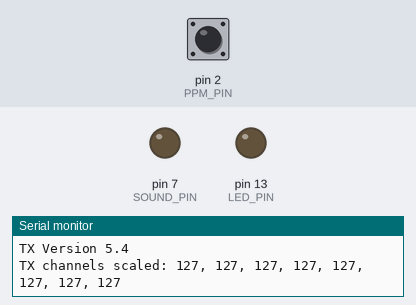
Simulated run of this sketch. Board: Arduino Leonardo, built with avr-gcc and run on an emulated ATmega32U4. Parts: output pins drawn as LEDs (lit = HIGH), the last lines printed to the serial monitor. Inputs (shaded band) come from the test bench; at power-on: pin 2 (PPM_PIN) HIGH.

Above: at 1.2 s.
1.3 s: pin 2 (PPM_PIN) pulled LOW for 0.15 s
At 2.2 s:
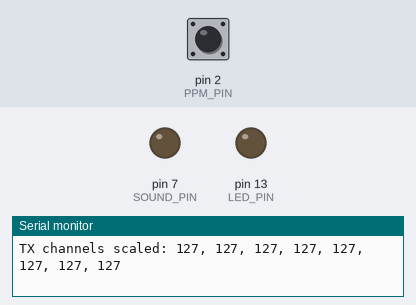
3.0 s: pin 2 (PPM_PIN) pulled LOW for 3.2 s
At 7.7 s:
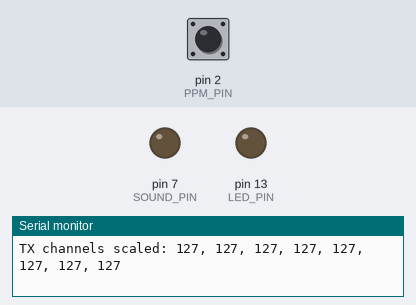
Timing chart, 0 to 9.2 s (numbered marks = the images above; inputs shaded):
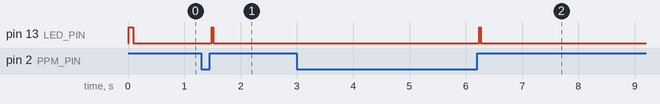

Measured:
- after the input at 1.3 s, pin 13 (LED_PIN): LOW → HIGH after 0.19 s, → LOW 0.03 s later
- after the input at 3.0 s, pin 13 (LED_PIN): LOW → HIGH after 3.2 s, → LOW 0.03 s later

The sketch:

Radiometrix_TX_AI-5.4.ino
```cpp
// TX_Radio_27MHz_Balanced.ino
// Arduino Nano Every transmitter sketch with 4-of-8 balanced encoding.
// PPM input on D2, hardware UART Serial1 -> Radiometrix TX
// USB Serial at 2400 for debug

/*

***********************************************************************************************
  Revisions:
  Date        rev,    who      what
  Jan 23      1.3     DF        Reduce baud rate to 300
  Jan 23      1.7     DF        Single servo channel and data filter for testing
  Feb 13      2.7     DF        Use test data
  Feb 15      2.8     DF        Manchester encoding used
  Feb 21      3.0     DF        Now working on the bench with 6 servo channels and failsafes.
  Mar 3       3.1     DF        Put in timer and debug at Jonathan's suggestion.
  Mar 7       3.2     DF        Cleaned up code and put Failsafe in based on TX ID code
  Jun 3       4.0     DF        Revisited stick mapping. (Had problems with no stick output.) Not very satisfactory still - glitches!
  Oct 10      AI-4.2  DF        Successfully used Chat-GPT to replace Manchester Encoding with Radiometrix recommended methods via UART
  Oct 25      AI-5.4  DF        Working version with failsafe and servos. Range just about OK. (15m collapsed telescopic. 50m extended telescopic.Both TX and RX use Schuckman antennae matching units.)
  Oct 26      AI-5.4  DF        Baud rate dropped to 2400 - this doubled the range. (50m collapsed, 100m+ extended)
  Nov  1      AI-5.4  DF        Too much latency. Trying 4800 Baud
  Nov 18      AI-5.4  DF        Tested in Pioneer model sub at Windermere MBC pond. Worked well at about 20m range. Latency OK.

  Chat GPT Brief:      Radio-control at 27 MHz using Radiometrix modules

Please provide code for an Arduino Nano Every. One operating as a Transmitter(TX) and one as a receiver(RX).

The input data is from a transmitter PPM stream for 8 channels on pin D2.
The RX should output standard PWM servo outputs for 8 servo channels on pins D5 to D12
Nano Every Serial and Serial1 USB data at 2400 Baud.

Use a hardware UART (rs232 type asynchronous interface) and fulfil all the requirements of the link.
The data is sent in a burst, or packet, comprising of: [preamble] [uart ‘start’ byte] [framing bytes] [data ‘payload’] [checksum] Characters must be sent continuously, start bit to stop bit without gaps (or the mark:space ratio will become unpredictable)
Assuming 1+8+1 (one start, 8 data, 1 stop) format, a sequence of 55 hex (ascii U) characters provides a square wave preamble.
After the transmitter is turned on, a stream of these preamble bytes must be sent for 20mS, An FF hex byte must immediately follow the preamble, so the UART can frame on an identifiable start bit.
To maintain DC balance, a 00h byte must follow the FF hex.

Framing data for transmitter and  receiver waits for are AA hex 99 hex and  CC hex.
To avoid false triggering of the decoder, at lease 3-4 bytes of framing data will be necessary.

A checksum should be added to the data packet, as an extra precaution against spurious triggering.


Data sent continuously, no gaps, to preserve mark:space ratio.


Flashes onboard LED on TX and RX when a valid packet is encoded or decoded.
Print TX input data and RX output data. Print RSSI (from pin A0 )once every second for RX.

To maintain mark:space balance, please use data encoding for RX and TX, by using only those characters with an equal number of ones and zeros in them.
Of the 256 possible 8 bit codes, 70 contain 4 ones & 4 zeros. Omitting 0Fh, F0h, 3Ch and C3h (worst case ‘four ones in a row’ bit sequences) leaves 66 usable codes per byte, which allows six bits of actual data to be coded into each transmitted byte.

  Hardware connections#
  - For TX , connect TX power at 9 volts to VIN on Arduino
  - For TX , use pin D2 as ppm input from TX
  - For TX , use pin TX for the serial output to the Radiometrix module through a 120 k ohm resistor to protect input
  - For TX , 5v sounder on pin D7 - if used
  - For TX , Transmitter output voltage to VIN on Nano
  - For TX , GND from Transmitter to GND on Nano
  - For RX , Servo outputs pins D5 to D12
  - For RX , RX connected to module data input (open collector) with 4.7K ohm pullup to +5v if used
  - For RX , A0 connected to module RSSI output
  - Both TX and RX use Schuckman antennae matching units.)

REMOVED:
Please provide RX and TX code as a zipped file.
The input data is from a transmitter PPM stream for 8 channels but provide a Debug mode where the hex code 5E is on all the channels.
For debug mode, please print Raw data and Encoded data from the TX in hex. Also in Debug mode Encoded and Decoded data from the RX in hex. Both use the Serial USB port.

Radiometrix modules are easily available and CE approved (They are not very cheap though!).
I am using antenna matching circuits developed by Rob Schuckman in the Netherlands.
You can see details of his extensive work in 27MHz r/c work over here:
https://robschuckman.wixsite.com/robschuckman/27mhz-remote-control

*/

#include <Arduino.h>

const uint8_t PPM_PIN = 2;
const uint8_t SOUND_PIN = 7;
const uint8_t LED_PIN = LED_BUILTIN;

volatile unsigned long lastEdge = 0;
volatile unsigned long pulseLen = 1500;
volatile uint8_t chanIndex = 0;
volatile bool frameReady = false;
volatile uint16_t chanRawMicros[8];  // measured pulse widths

uint8_t channels8[8];  // scaled 0..255

const uint32_t BAUD = 4800;

// framing constants
const uint8_t PREAMBLE_BYTE = 0x55;
const int PREAMBLE_COUNT = 55;  // preamble bytes (kept as before)
const uint8_t PREAMBLE_TRAIL1 = 0xFF;
const uint8_t PREAMBLE_TRAIL2 = 0x00;
const uint8_t FR_AA = 0xAA;
const uint8_t FR_99 = 0x99;
const uint8_t FR_CC = 0xCC;
const uint8_t FR_REPEAT = 4;  // repeat framing bytes

// Balanced symbol tables (generated at runtime)
uint8_t balancedTable[64];
uint8_t decodeTable[256];

void initBalancedSymbols() {
  // Exclude these four worst-case sequences
  const bool excludeMap[256] = { false };
  // Build an exclude set manually:
  // We'll create a small boolean array for excluded values
  static bool excluded[256];
  for (int i = 0; i < 256; i++) excluded[i] = false;
  excluded[0x0F] = true;
  excluded[0xF0] = true;
  excluded[0x3C] = true;
  excluded[0xC3] = true;

  // collect bytes with popcount==4 and not excluded
  int idx = 0;
  for (int b = 0; b < 256 && idx < 64; ++b) {
    byte x = (byte)b;
    // count ones
    uint8_t pc = __builtin_popcount((unsigned int)x);
    if (pc == 4 && !excluded[b]) {
      balancedTable[idx++] = x;
    }
  }
  // if we didn't find 64 (very unlikely), fall back to gather popcount==4 including excluded
  if (idx < 64) {
    for (int b = 0; b < 256 && idx < 64; ++b) {
      byte x = (byte)b;
      if (__builtin_popcount((unsigned int)x) == 4) {
        // allow even excluded if needed
        balancedTable[idx++] = x;
      }
    }
  }

  // Init decode table to invalid
  for (int i = 0; i < 256; i++) decodeTable[i] = 0xFF;
  for (int i = 0; i < 64; i++) {
    decodeTable[balancedTable[i]] = (uint8_t)i;
  }
}

// Bitstream packer: take raw bytes, emit 6-bit groups mapped to balancedTable
// Returns number of encoded bytes produced
int encodeBalanced(const uint8_t *in, int len, uint8_t *out) {
  uint32_t buffer = 0;
  int bitsIn = 0;
  int outIdx = 0;
  for (int i = 0; i < len; i++) {
    buffer = (buffer << 8) | in[i];
    bitsIn += 8;
    while (bitsIn >= 6) {
      uint8_t six = (buffer >> (bitsIn - 6)) & 0x3F;
      bitsIn -= 6;
      out[outIdx++] = balancedTable[six];
    }
  }
  if (bitsIn > 0) {
    // pad remaining bits with zeros (MSB-side)
    uint8_t six = (buffer << (6 - bitsIn)) & 0x3F;
    out[outIdx++] = balancedTable[six];
  }
  return outIdx;
}

// PPM ISR - rising edges
void ppmISR() {
  unsigned long now = micros();
  unsigned long len = now - lastEdge;
  lastEdge = now;

  // PPM sync gap (long)
  if (len > 3000UL) {
    chanIndex = 0;
    frameReady = true;
  } else {
    if (chanIndex < 8) {
      if (len < 500) len = 500;
      if (len > 3000) len = 3000;
      chanRawMicros[chanIndex++] = (uint16_t)len;
    }
  }
}

void sendPacket() {
  // build raw payload: 8 bytes channels (0..255), 1 checksum
  uint8_t raw[9];
  for (uint8_t i = 0; i < 8; i++) {
    raw[i] = channels8[i];
  }
  uint8_t checksum = 0;
  for (int i = 0; i < 8; i++) checksum += raw[i];
  raw[8] = checksum;

  // encode: 9 bytes -> should produce exactly 12 encoded bytes
  uint8_t encoded[16];
  int encLen = encodeBalanced(raw, 9, encoded);  // expected 12

  // send preamble & framing raw (not encoded)
  for (int i = 0; i < PREAMBLE_COUNT; i++) Serial1.write(PREAMBLE_BYTE);
  Serial1.write(PREAMBLE_TRAIL1);
  Serial1.write(PREAMBLE_TRAIL2);

  for (int r = 0; r < FR_REPEAT; r++) Serial1.write(FR_AA);
  for (int r = 0; r < FR_REPEAT; r++) Serial1.write(FR_99);
  for (int r = 0; r < FR_REPEAT; r++) Serial1.write(FR_CC);

  // send encoded payload (no gaps)
  Serial1.write(encoded, encLen);

  // visual indication
  digitalWrite(LED_PIN, HIGH);
  delay(30);
  digitalWrite(LED_PIN, LOW);

  // Debug print
  Serial.print("TX raw bytes: ");
  for (int i = 0; i < 9; i++) {
    Serial.print(raw[i]);
    if (i < 8) Serial.print(", ");
  }
  Serial.println();
}

void setup() {
  pinMode(LED_PIN, OUTPUT);
  pinMode(SOUND_PIN, OUTPUT);
  pinMode(PPM_PIN, INPUT_PULLUP);

  Serial.begin(BAUD);
  Serial1.begin(BAUD);

  initBalancedSymbols();

  Serial.println("TX Version 5.4");

  // init channels default 1500us -> 128
  for (int i = 0; i < 8; i++) {
    chanRawMicros[i] = 1500;
    channels8[i] = map(chanRawMicros[i], 500, 2500, 0, 255);
  }

  attachInterrupt(digitalPinToInterrupt(PPM_PIN), ppmISR, RISING);

  // initial preamble burst as requested (send same preamble / framing once)
  for (int i = 0; i < PREAMBLE_COUNT; i++) Serial1.write(PREAMBLE_BYTE);
  Serial1.write(PREAMBLE_TRAIL1);
  Serial1.write(PREAMBLE_TRAIL2);
  for (int r = 0; r < FR_REPEAT; r++) Serial1.write(FR_AA);
  for (int r = 0; r < FR_REPEAT; r++) Serial1.write(FR_99);
  for (int r = 0; r < FR_REPEAT; r++) Serial1.write(FR_CC);

  digitalWrite(LED_PIN, HIGH);
  delay(80);
  digitalWrite(LED_PIN, LOW);
}

unsigned long lastPrint = 0;

void loop() {
  if (frameReady) {
    noInterrupts();
    frameReady = false;
    interrupts();

    // scale micros -> 0..255
    for (uint8_t i = 0; i < 8; i++) {
      uint16_t m = chanRawMicros[i];
      // map typical RC range 1000..2000 to 0..255 (clamp for safety)
      if (m < 700) m = 700;
      if (m > 2300) m = 2300;
      channels8[i] = (uint8_t)map(m, 700, 2300, 0, 255);
    }
    sendPacket();
  }

  // also print periodically if no PPM
  if (millis() - lastPrint > 1000) {
    Serial.print("TX channels scaled: ");
    for (int i = 0; i < 8; i++) {
      Serial.print(channels8[i]);
      if (i < 7) Serial.print(", ");
    }
    Serial.println();
    lastPrint = millis();
  }

  delay(5);
}
```
